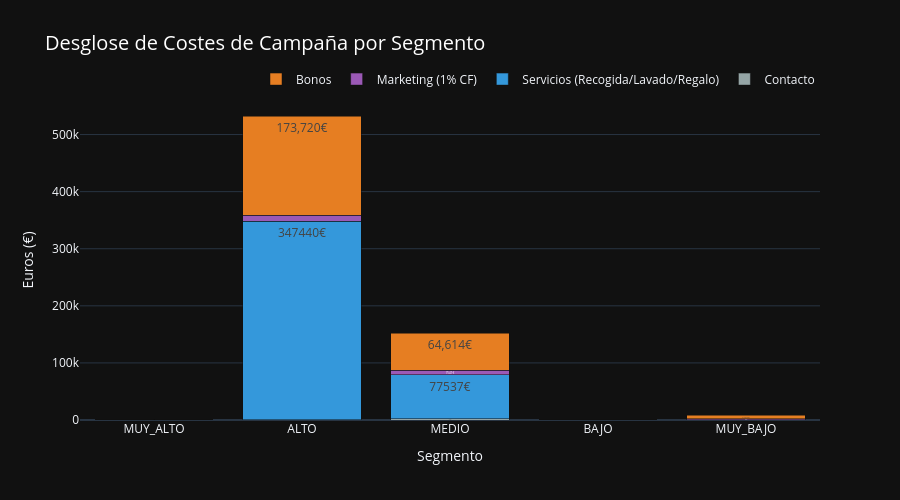

The code cell stored with this chart in its notebook:
### Code cell
# ══════════════════════════════════════════════════════════════
# GRÁFICO 4: Desglose de Costes por Segmento
# ══════════════════════════════════════════════════════════════

fig4 = go.Figure()

fig4.add_trace(go.Bar(
    name='Contacto',
    x=df_roi['Segmento'],
    y=df_roi['Coste_Contacto_€'],
    marker_color='#95a5a6',
    text=[f"{v:.0f}€" for v in df_roi['Coste_Contacto_€']],
    textposition='inside'
))

fig4.add_trace(go.Bar(
    name='Servicios (Recogida/Lavado/Regalo)',
    x=df_roi['Segmento'],
    y=df_roi['Coste_Adicional_€'],
    marker_color='#3498db',
    text=[f"{v:.0f}€" for v in df_roi['Coste_Adicional_€']],
    textposition='inside'
))

fig4.add_trace(go.Bar(
    name='Marketing (1% CF)',
    x=df_roi['Segmento'],
    y=df_roi['Coste_Marketing_€'],
    marker_color='#9b59b6',
    text=[f"{v:.0f}€" for v in df_roi['Coste_Marketing_€']],
    textposition='inside'
))

fig4.add_trace(go.Bar(
    name='Bonos',
    x=df_roi['Segmento'],
    y=df_roi['Coste_Descuentos_€'],
    marker_color='#e67e22',
    text=[f"{v:,.0f}€" for v in df_roi['Coste_Descuentos_€']],
    textposition='inside'
))

fig4.update_layout(
    title=dict(
        text='Desglose de Costes de Campaña por Segmento',
        font=dict(size=20, color='white')
    ),
    xaxis_title='Segmento',
    yaxis_title='Euros (€)',
    barmode='stack',
    template='plotly_dark',
    height=500,
    legend=dict(
        orientation="h",
        yanchor="bottom",
        y=1.02,
        xanchor="right",
        x=1
    )
)

fig4.show()

print("📊 Interpretación: ALTO tiene costes altos por la estrategia premium (recogida + lavado + neumáticos).")
print("   Pero el ROI sigue siendo excelente gracias a los márgenes de 500-900€ por cliente.")

### Figure 1 — Plotly figure (JSON) as saved in the notebook; plotly's stock layout.template omitted (floating-point values rounded to 4 significant figures)
{"data": [{"marker": {"color": "#95a5a6"}, "name": "Contacto", "text": ["52€", "434€", "1958€", "16€", "290€"], "textposition": "inside", "type": "bar", "x": ["MUY_ALTO", "ALTO", "MEDIO", "BAJO", "MUY_BAJO"], "y": [52, 434.3, 1958, 15.5, 290]}, {"marker": {"color": "#3498db"}, "name": "Servicios (Recogida/Lavado/Regalo)", "text": ["0€", "347440€", "77537€", "0€", "0€"], "textposition": "inside", "type": "bar", "x": ["MUY_ALTO", "ALTO", "MEDIO", "BAJO", "MUY_BAJO"], "y": [0, 347440, 77540.0, 0, 0]}, {"marker": {"color": "#9b59b6"}, "name": "Marketing (1% CF)", "text": ["93€", "10915€", "7541€", "55€", "1953€"], "textposition": "inside", "type": "bar", "x": ["MUY_ALTO", "ALTO", "MEDIO", "BAJO", "MUY_BAJO"], "y": [93.41, 10920.0, 7541.0, 55.24, 1953.0]}, {"marker": {"color": "#e67e22"}, "name": "Bonos", "text": ["520€", "173,720€", "64,614€", "279€", "5,800€"], "textposition": "inside", "type": "bar", "x": ["MUY_ALTO", "ALTO", "MEDIO", "BAJO", "MUY_BAJO"], "y": [520, 173720, 64610.0, 279, 5800]}], "layout": {"barmode": "stack", "height": 500, "legend": {"orientation": "h", "x": 1, "xanchor": "right", "y": 1.02, "yanchor": "bottom"}, "title": {"font": {"color": "white", "size": 20}, "text": "Desglose de Costes de Campaña por Segmento"}, "xaxis": {"title": {"text": "Segmento"}}, "yaxis": {"title": {"text": "Euros (€)"}}}}
